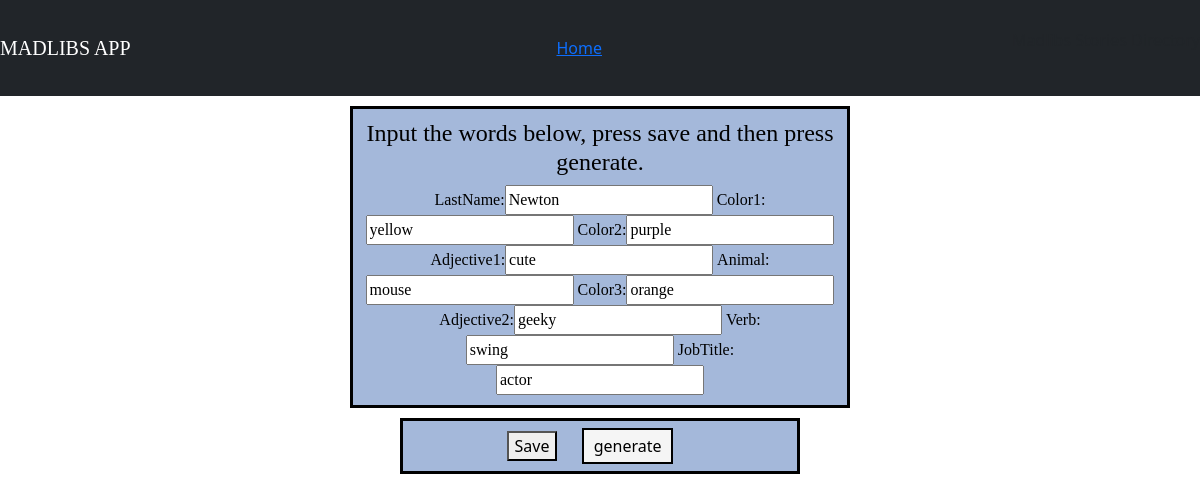
Screenshot of /story/baby/1 with the database file from the repository.
### story/models.py (models this page shows)
class Baby(models.Model):
    LastName = models.CharField(max_length=50)
    color1 = models.CharField(max_length=50)
    color2 = models.CharField(max_length=50)
    adjective1 = models.CharField(max_length=50)
    animal = models.CharField(max_length=50)
    color3 = models.CharField(max_length=50)
    adjective2 = models.CharField(max_length=50)
    verb = models.CharField(max_length=50)
    jobTitle = models.CharField(max_length=50)

### story/views.py (the view)
# urls.py: path('baby/<int:id>', views.baby_update, name="baby_update"),
def baby_update(request, id):
    item = Baby.objects.get(id=id)
    form = BabyForm(request.POST or None, instance=item)
    if form.is_valid():
        form.save()
        return redirect('/story/baby/1')
    return render(request, 'story/baby-form.html', {'form':form, 'item':item})

### story/forms.py
class BabyForm(forms.ModelForm):
    class Meta:
        model = Baby
        fields = ['LastName', 'color1', 'color2', 'adjective1',
                  'animal', 'color3', 'adjective2', 'verb', 'jobTitle']

### story/templates/story/baby-form.html (shortened to what this page needs)
{% extends 'story/base.html' %}
{% block body %}
<div class="div-form" style="width:500px">
<form method="POST">
        <h4>Input the words below, press save and then press generate.</h4>
    {{ form }}
</form>
        </div>
    <div class="save">
        <button type="submit">Save</button>
        <a class="generate" href="/story/baby_story/1">generate</a>
    </div>
{% endblock %}

### story/static/story/style.css (style rules this page uses)
h4 { font-family: "Cooper Black" }
form { font-family: Calibri; }
div { color: black; border: solid black; text-align: center; margin: 20px 20px; padding: 10px; background-color: #E1F7FA; }
.save { background-color: #A4B8DA; width:400px; margin: 10px auto; }
.div-form { background-color: #A4B8DA; width: 200px; margin: 10px auto; }
.generate { border:black solid 2px; background-color: whitesmoke; color: black; padding: 5px 10px; text-decoration: none; margin: 20px; }

### rows the page displays
Baby: LastName "Newton", color1 "yellow", color2 "purple", adjective1 "cute", animal "mouse", color3 "orange", adjective2 "geeky", verb "swing", jobTitle "actor"
